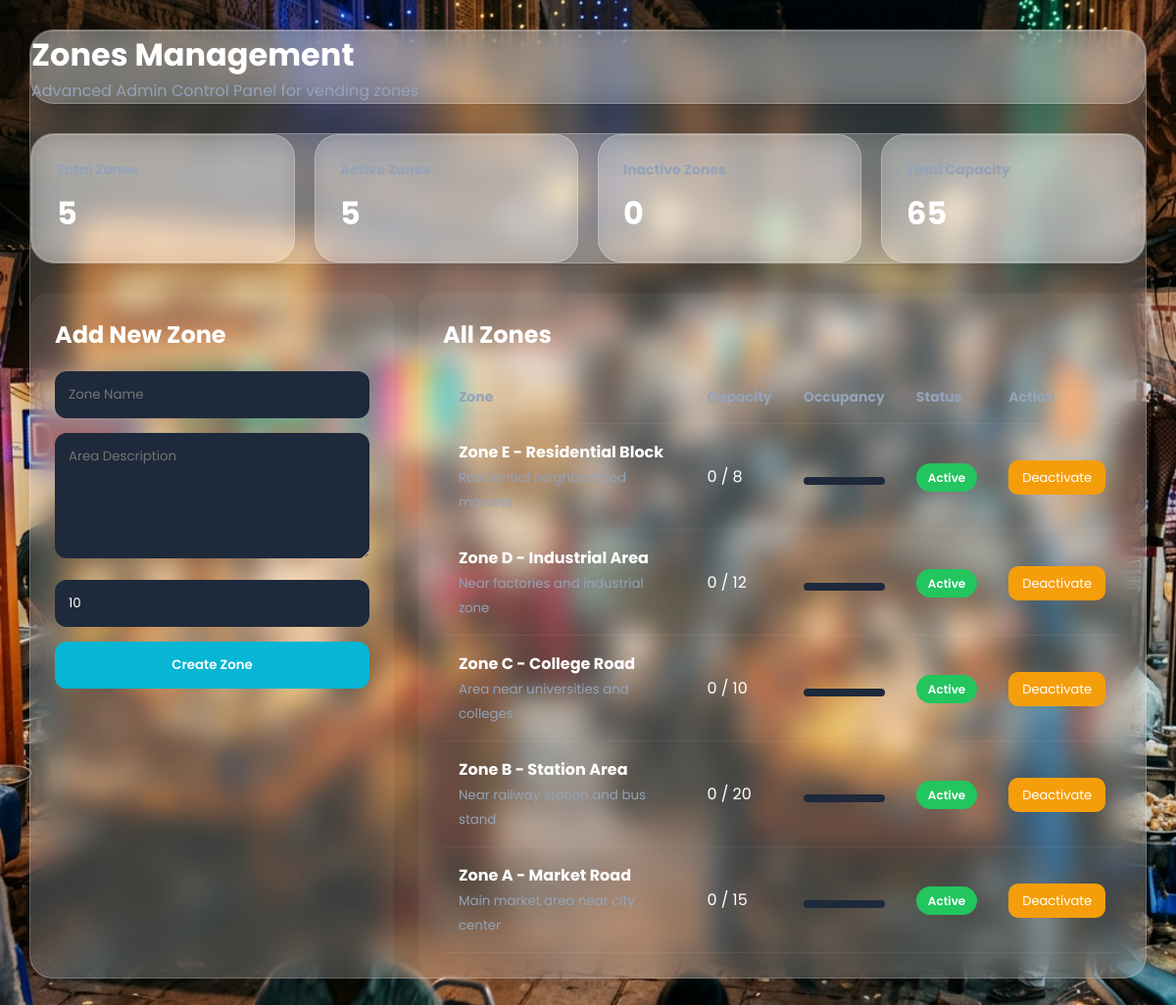
The app's page /admin/zones.php (signed in) with its own data.
### tables this page shows
CREATE TABLE IF NOT EXISTS zones (
    id INT AUTO_INCREMENT PRIMARY KEY,
    zone_name VARCHAR(100) NOT NULL UNIQUE,
    location VARCHAR(255) DEFAULT NULL,
    area_description TEXT,
    max_vendors INT DEFAULT 10,
    is_active TINYINT(1) DEFAULT 1,
    created_at TIMESTAMP DEFAULT CURRENT_TIMESTAMP
);

### admin/zones.php (the view, shortened to what this page needs)
<?php
require_once __DIR__ . '/../config/database.php';
$zones = $conn->query("
    SELECT z.*,
    (SELECT COUNT(*) FROM locations WHERE zone_id=z.id AND is_active=1) as occupied_spots
    FROM zones z
    ORDER BY z.id DESC
")->fetch_all(MYSQLI_ASSOC);
$totalZones = count($zones);
$activeZones = 0;
$inactiveZones = 0;
$totalCapacity = 0;
foreach ($zones as $z) {
    if ($z['is_active']) $activeZones++;
    else $inactiveZones++;
    $totalCapacity += $z['max_vendors'];
}
?>
<!DOCTYPE html>
<html lang="en">
<head>
<link rel="stylesheet" href="/street_vendor/assets/css/theme.css">
</head>
<body>
<div class="container">
    <div class="header">
        <h1>Zones Management</h1>
        <p>Advanced Admin Control Panel for vending zones</p>
    </div>
    <div class="stats">
        <div class="card">
            <h3>Total Zones</h3>
            <h2><?php echo $totalZones; ?></h2>
        </div>
        <div class="card">
            <h3>Active Zones</h3>
            <h2><?php echo $activeZones; ?></h2>
        </div>
        <div class="card">
            <h3>Inactive Zones</h3>
            <h2><?php echo $inactiveZones; ?></h2>
        </div>
        <div class="card">
            <h3>Total Capacity</h3>
            <h2><?php echo $totalCapacity; ?></h2>
        </div>
    </div>
    <div class="grid">
        <div class="form-box">
            <h2>Add New Zone</h2>
            <form method="POST">
                <input type="text" name="zone_name" placeholder="Zone Name" required>
                <textarea name="area_description" rows="5" placeholder="Area Description"></textarea>
                <input type="number" name="max_vendors" value="10" min="1">
                <button type="submit" name="add_zone">Create Zone</button>
            </form>
        </div>
        <div class="table-box">
            <h2 style="margin-bottom:20px;">All Zones</h2>
            <table>
                <thead>
                    <tr>
                        <th>Zone</th>
                        <th>Capacity</th>
                        <th>Occupancy</th>
                        <th>Status</th>
                        <th>Action</th>
                    </tr>
                </thead>
                <tbody>
                    <?php foreach($zones as $z): ?>
                    <tr>
                        <td>
                            <strong><?php echo htmlspecialchars($z['zone_name']); ?></strong><br>
                            <small style="color:#94a3b8;">
                                <?php echo htmlspecialchars($z['area_description']); ?>
                            </small>
                        </td>
                        <td>
                            <?php echo $z['occupied_spots']; ?> / <?php echo $z['max_vendors']; ?>
                        </td>
                        <td>
                            <div class="progress">
                            </div>
                        </td>
                        <td>
                            <span class="badge <?php echo $z['is_active'] ? 'active' : 'inactive'; ?>">
                                <?php echo $z['is_active'] ? 'Active' : 'Inactive'; ?>
                            </span>
                        </td>
                        <td>
                            <a class="toggle-btn <?php echo $z['is_active'] ? 'on' : 'off'; ?>"
                               href="?toggle=<?php echo $z['id']; ?>">
                                <?php echo $z['is_active'] ? 'Deactivate' : 'Activate'; ?>
                            </a>
                        </td>
                    </tr>
                    <?php endforeach; ?>
                </tbody>
            </table>
        </div>
    </div>
</div>
</body>
</html>

### assets/css/theme.css (style rules this page uses)
:root { --luxury-bg: url('/street_vendor/assets/img/gov_vendor_bg_india.png') no-repeat center center fixed; --glass-bg: rgba(255, 255, 255, 0.18); --glass-border: rgba(255, 255, 255, 0.25); --glass-shadow: 0 8px 32px rgba(0, 0, 0, 0.1); --overlay: rgba(0, 0, 0, 0.18); --accent-gold: #c79a3b; --soft-yellow: #e0b85c; --dark-text: #2f2f2f; --navy-bg: linear-gradient(135deg, #0f172a, #1e293b, #334155); --dark-glass: rgba(15, 23, 42, 0.55); --electric-blue: #38bdf8; --soft-violet: #818cf8; --premium-cyan: #22d3ee; --bright-white: #ffffff; --soft-grey: #94a3b8; --neon-shadow: 0 0 20px rgba(56, 189, 248, 0.3); }
body { background: var(--luxury-bg); background-size: cover; background-color: var(--overlay); min-height: 100vh; margin: 0; padding: 0; font-family: 'Segoe UI', Tahoma, Geneva, Verdana, sans-serif; color: var(--dark-text); }
.card, .panel, .metric-card, .stats, .header, .container, .form, .table, .navbar, .top-nav-bar { background: var(--glass-bg) !important; backdrop-filter: blur(14px) !important; border: 1px solid var(--glass-border) !important; border-radius: 24px !important; box-shadow: var(--glass-shadow) !important; }
* { box-sizing: border-box; }

### admin/zones.php (style rules this page uses)
* { margin:0; padding:0; box-sizing:border-box; font-family:'Poppins',sans-serif; }
body { color:white; padding:30px; }
.container { max-width:1400px; margin:auto; }
.header { margin-bottom:30px; }
.header h1 { font-size:32px; font-weight:700; }
.header p { color:#94a3b8; }
.stats { display:grid; grid-template-columns:repeat(4,1fr); gap:20px; margin-bottom:30px; }
.card { background:rgba(255,255,255,0.05); padding:25px; border-radius:18px; backdrop-filter:blur(20px); border:1px solid rgba(255,255,255,0.08); }
.card h3 { color:#94a3b8; font-size:14px; margin-bottom:10px; }
.card h2 { font-size:32px; }
.grid { display:grid; grid-template-columns:1fr 2fr; gap:25px; }
.form-box { background:rgba(255,255,255,0.05); padding:25px; border-radius:18px; }
.form-box h2 { margin-bottom:20px; }
input, textarea { width:100%; padding:14px; margin-bottom:15px; border:none; border-radius:12px; background:#1e293b; color:white; }
button { width:100%; padding:14px; border:none; border-radius:12px; background:#06b6d4; color:white; font-weight:600; cursor:pointer; }
.table-box { background:rgba(255,255,255,0.05); padding:25px; border-radius:18px; }
table { width:100%; border-collapse:collapse; }
th, td { padding:16px; text-align:left; }
th { color:#94a3b8; font-size:14px; }
tr { border-bottom:1px solid rgba(255,255,255,0.06); }
.badge { padding:6px 12px; border-radius:20px; font-size:12px; font-weight:600; }
.active { background:#22c55e; }
.toggle-btn { padding:8px 14px; border-radius:10px; text-decoration:none; color:white; font-size:13px; }
.on { background:#f59e0b; }
.progress { width:100%; height:8px; background:#1e293b; border-radius:10px; overflow:hidden; margin-top:8px; }
body { background: url('/street_vendor/assets/img/gov_vendor_bg_india.png') no-repeat center center fixed !important; background-size: cover !important; }

### records on screen
zones: zone_name "Zone E - Residential Block", area_description "Residential neighborhood markets", occupied_spots "0", max_vendors "8", is_active "Active"
zones: zone_name "Zone D - Industrial Area", area_description "Near factories and industrial zone", occupied_spots "0", max_vendors "12", is_active "Active"
zones: zone_name "Zone C - College Road", area_description "Area near universities and colleges", occupied_spots "0", max_vendors "10", is_active "Active"
zones: zone_name "Zone B - Station Area", area_description "Near railway station and bus stand", occupied_spots "0", max_vendors "20", is_active "Active"
zones: zone_name "Zone A - Market Road", area_description "Main market area near city center", occupied_spots "0", max_vendors "15", is_active "Active"

### other values on screen
$totalZones "5"
$activeZones "5"
$inactiveZones "0"
$totalCapacity "65"
